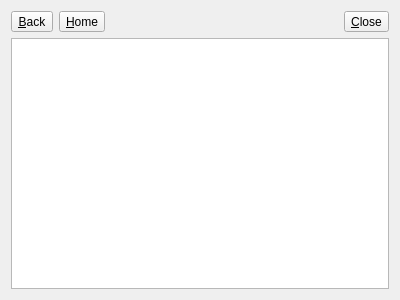
<?xml version="1.0" encoding="UTF-8"?>
<ui version="4.0">
 <author>Petr Koupý</author>
 <class>HelpDialog</class>
 <widget class="QDialog" name="HelpDialog">
  <property name="geometry">
   <rect>
    <x>0</x>
    <y>0</y>
    <width>400</width>
    <height>300</height>
   </rect>
  </property>
  <property name="windowTitle">
   <string>Documentation</string>
  </property>
  <layout class="QVBoxLayout" name="verticalLayout">
   <item>
    <layout class="QHBoxLayout" name="horizontalLayout">
     <item>
      <widget class="QToolButton" name="buttonBack">
       <property name="text">
        <string>&amp;Back</string>
       </property>
      </widget>
     </item>
     <item>
      <widget class="QToolButton" name="buttonHome">
       <property name="text">
        <string>&amp;Home</string>
       </property>
      </widget>
     </item>
     <item>
      <spacer name="horizontalSpacer">
       <property name="orientation">
        <enum>Qt::Horizontal</enum>
       </property>
       <property name="sizeHint" stdset="0">
        <size>
         <width>40</width>
         <height>20</height>
        </size>
       </property>
      </spacer>
     </item>
     <item>
      <widget class="QToolButton" name="buttonClose">
       <property name="text">
        <string>&amp;Close</string>
       </property>
      </widget>
     </item>
    </layout>
   </item>
   <item>
    <widget class="QTextBrowser" name="textBrowser"/>
   </item>
  </layout>
 </widget>
 <tabstops>
  <tabstop>buttonBack</tabstop>
  <tabstop>buttonHome</tabstop>
  <tabstop>textBrowser</tabstop>
  <tabstop>buttonClose</tabstop>
 </tabstops>
 <resources/>
 <connections/>
</ui>
